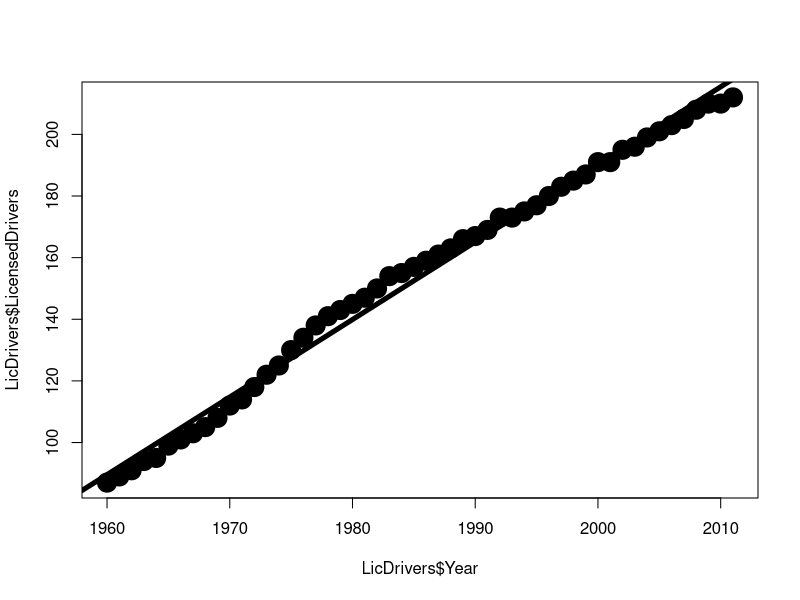
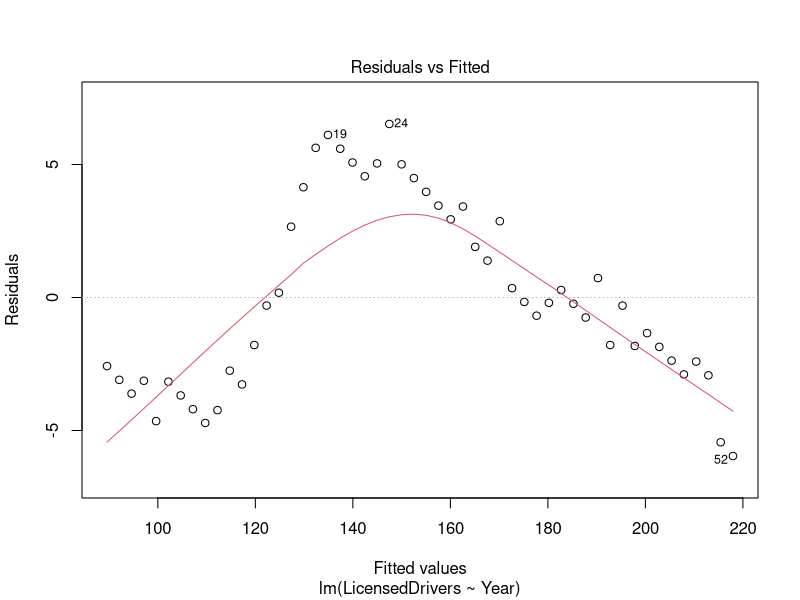
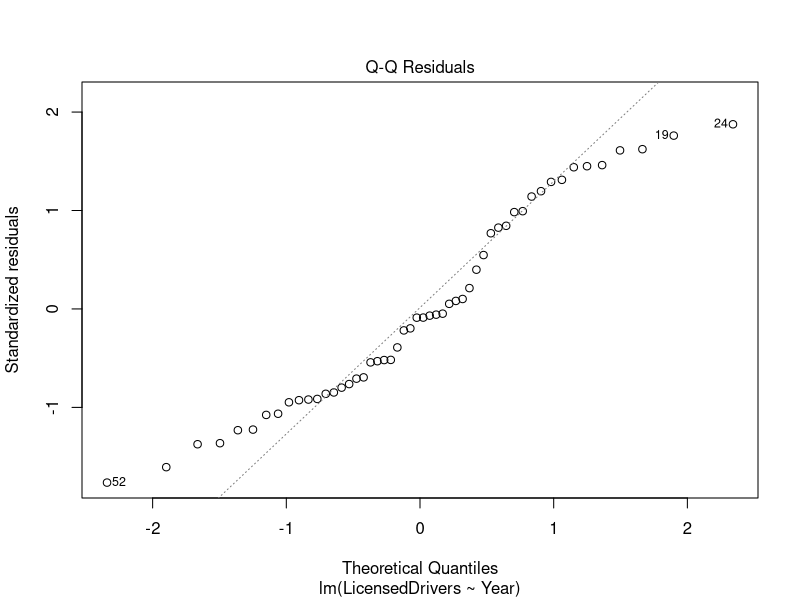
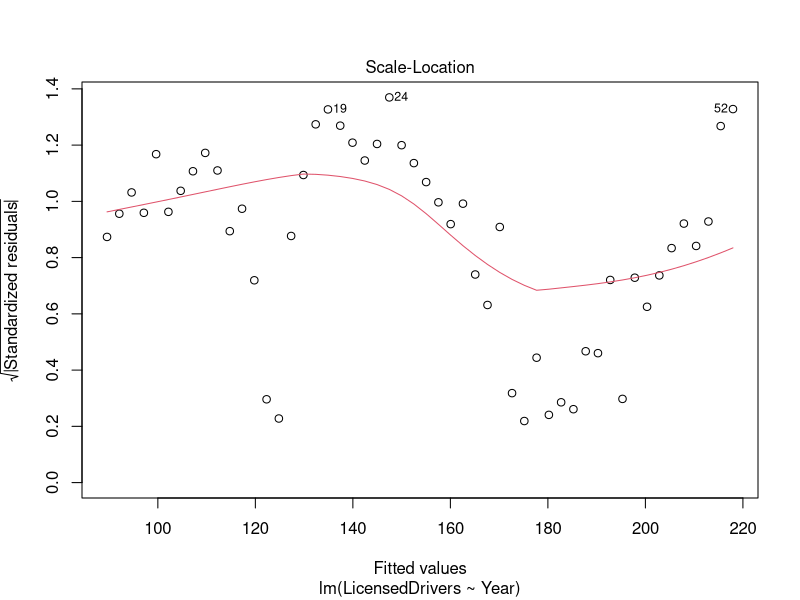
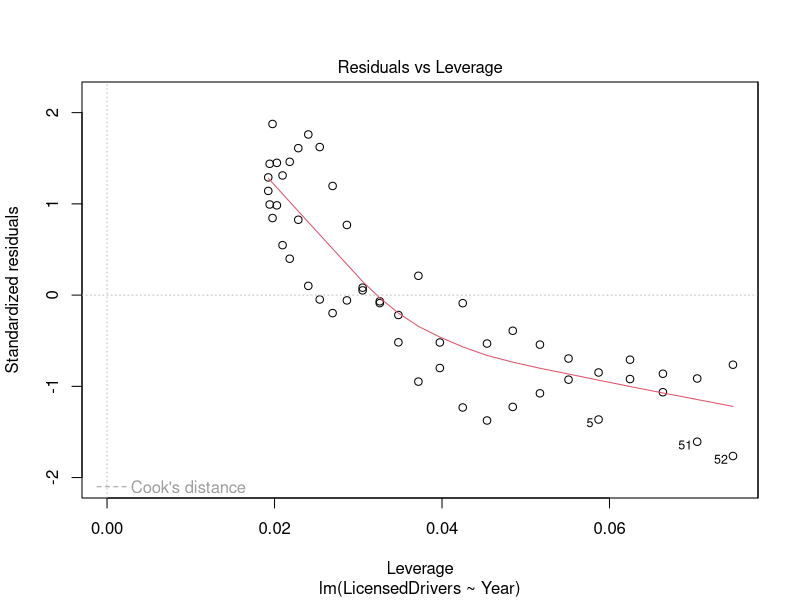

Write R code to recreate these figures, in order.
library(readxl)

setwd ("c://R")
LicDrivers <- read_excel("LicensedDrivers.xlsx")

str(LicDrivers)

LModel = lm(LicensedDrivers~Year,data = LicDrivers)

plot(LicDrivers$Year,LicDrivers$LicensedDrivers,cex = 1.3,lwd = 10)
abline(LModel,lwd=5)

summary(LModel)

names(LModel)
LModel$coefficients
LModel$residuals
stem (LModel$residuals)
LModel$fitted.values

plot(LModel,which=1)
plot(LModel,which=2)
plot(LModel,which=3)
plot(LModel,which=5)
